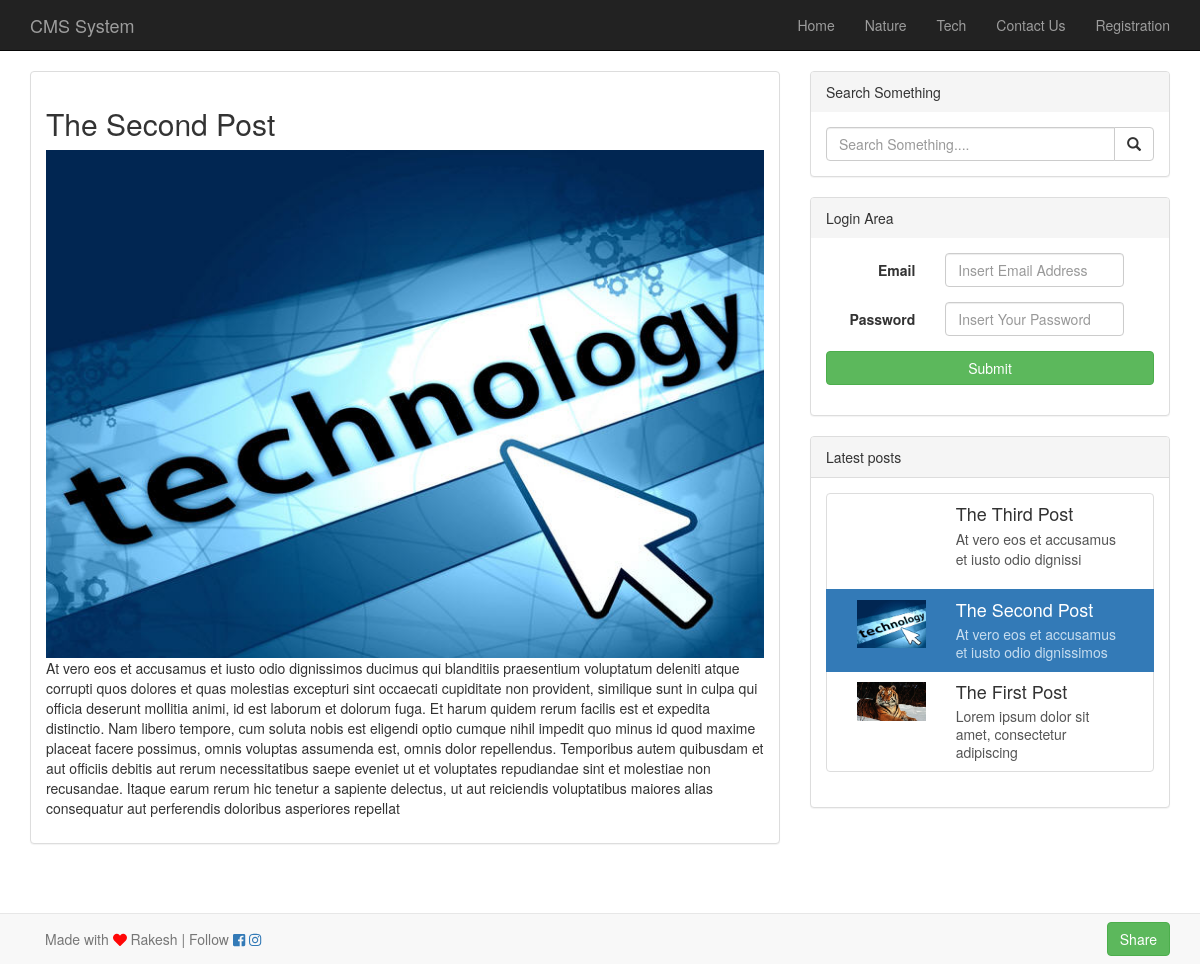
/post.php?post_id=2, run on the app's committed database.
### tables this page shows
CREATE TABLE `category` (
  `c_id` int(11) NOT NULL,
  `category_name` text NOT NULL
);

CREATE TABLE `posts` (
  `id` int(11) NOT NULL,
  `title` text NOT NULL,
  `description` text NOT NULL,
  `image` text NOT NULL,
  `category` text NOT NULL,
  `status` text NOT NULL,
  `date` timestamp NOT NULL DEFAULT CURRENT_TIMESTAMP ON UPDATE CURRENT_TIMESTAMP,
  `author` text NOT NULL
);

### post.php (the view)
<?php include 'includes/db.php';?>
<?php include 'includes/header.php';?>
<div class="container">
	<article class="row">
		<section class="col-lg-8">
			<?php
			if(isset($_GET['post_id'])){
				$sel_sql = "SELECT * FROM posts WHERE id = '$_GET[post_id]'";
				$run_sql = mysqli_query($conn,$sel_sql);
				while($rows = mysqli_fetch_assoc($run_sql)){
					echo '
						<div class="panel panel-default">
							<div class="panel-body">
								<div class="panel-header">
									<h2>'.$rows['title'].'</h2>
								</div>
								<img src="'.$rows['image'].'" width="100%">
								<p>'.$rows['description'].'</p>
							</div>
						</div>
					';
				}
			} else {
				echo '<div class="alert alert-danger">No Post You&apos;ve selected to Show!<a href="index.php">Click Here</a> to Select a Post</div>';
			}
			?>
		</section>
		<?php include 'includes/sidebar.php';?>
	</article>
</div>
<?php include 'includes/footer.php';?>

### includes/header.php (shortened to what this page needs)
<!DOCTYPE html>
<html>
	<head>
		<link rel="stylesheet" href="css/bootstrap.min.css">
	</head>
	<body>
<header class="navbar navbar-inverse navbar-static-top" >
	<div class="container">
		<a href="index.php" class="navbar-brand">CMS System</a>
		<ul class="nav navbar-nav navbar-right">
			<?php
				$class = $_SERVER['PHP_SELF'] == '/projects/cms/index.php' ? 'active' : '';
				echo '<li class="' . $class .'"><a href="index.php">Home</a>';
				$sel_cat = "SELECT * FROM category";
				$run_cat = mysqli_query($conn, $sel_cat);
				while($rows = mysqli_fetch_assoc($run_cat)) {
					if(isset($_GET['cat_id'])) {
						$class = $_GET['cat_id'] == $rows['c_id'] ? 'active' : '';
					} else {
						$class='';
					}
					echo '<li class="'.$class.'"><a href="menu.php?cat_id='.$rows['c_id'].'">'.ucfirst($rows['category_name']).'</a></li>';
				}
				$class = $_SERVER['PHP_SELF'] == '/projects/cms/contact.php' ? 'active' : '';
				echo '<li class="' . $class .'"><a href="contact.php">Contact Us</a>';
				$class = $_SERVER['PHP_SELF'] == '/projects/cms/registration.php' ? 'active' : '';
				echo '<li class="' . $class .'"><a href="registration.php">Registration</a>';
			?>
		</ul>
	</div>
</header>

### includes/sidebar.php
<aside class="col-lg-4">
	<form class="panel-group form-horizontal" action="search.php" role="form">
		<div class="panel panel-default">
			<div class="panel-heading">Search Something</div>
			<div class="panel-body">
				<div class="input-group">
					<input type="search" name="search" class="form-control" placeholder="Search Something....">
					<div class="input-group-btn">
						<button class="btn btn-default" name="search_submit" type="submit" value="submit"><i class="glyphicon glyphicon-search"></i></button>
					</div>
				</div>
			</div>
		</div>
	</form>
	<form class="panel-group form-horizontal" role="form" action="accounts/login.php" method="post">
		<div class="panel panel-default">
			<div class="panel-heading">Login Area</div>
			<div class="panel-body">
				<div class="form-group">
					<label for="username" class="control-label col-sm-4">Email</label>
					<div class="col-sm-7">
						<input type="text" id="username" placeholder="Insert Email Address" name="user_name" class="form-control">
					</div>
				</div>
				<div class="form-group">
					<label for="login_password" class="control-label col-sm-4">Password</label>
					<div class="col-sm-7">
						<input type="password" id="login_password" class="form-control" name="password" placeholder="Insert Your Password">
					</div>
				</div>
				<div class="form-group">
					<div class="col-sm-12">
						<input type="submit" class="btn btn-success btn-block" name="submit_login">
					</div>
				</div>
			</div>
		</div>
	</form>
	<div class="panel panel-default">
		<div class="panel-heading">Latest posts</div>
		<div class="panel-body">
			<div class="list-group">
				<?php
					$sel_side = "SELECT * FROM posts WHERE status = 'published' ORDER BY id DESC LIMIT 5";
					$run_side = mysqli_query($conn, $sel_side);
					while($rows = mysqli_fetch_assoc($run_side)){
						if(isset($_GET['post_id'])){
							$class = $_GET['post_id'] == $rows['id'] ? 'active' : '';
						} else {
							$class = '';
						}
						echo '
						<a href="post.php?post_id='.$rows['id'].'" class="list-group-item '.$class.'">
							<div class="col-sm-4">
								<img src="'.$rows['image'].'" width="100%">
							</div>
							<div class="col-sm-8">
								<h4 class="list-group-item-heading">'.$rows['title'].'</h4>
								<p class="list-group-item-text">'.substr($rows['description'], 0, 50).'</p>
							</div>
							<div style="clear:both;"></div>
						</a>
						';
					}
				?>
			</div>
		</div>
	</div>
</aside>

### includes/header.php (style rules this page uses)
body { padding-bottom: 100px; }

### data on the page
category: category_name "Nature"
category: category_name "Tech"
posts: title "The Second Post", image (picture), description "At vero eos et accusamus et iusto odio dignissimos ducimus qui blanditiis praesentium voluptatum deleniti atque corrupti quos dolores et quas molestias excepturi sint occaecati cupiditate non provident, similique sunt in culpa qui officia deserunt mollitia animi, id est laborum et dolorum fuga. Et harum quidem rerum facilis est et expedita distinctio. Nam libero tempore, cum soluta nobis est eligendi optio cumque nihil impedit quo minus id quod maxime placeat facere possimus, omnis voluptas assumenda est, omnis dolor repellendus. Temporibus autem quibusdam et aut officiis debitis aut rerum necessitatibus saepe eveniet ut et voluptates repudiandae sint et molestiae non recusandae. Itaque…", description "At vero eos et accusamus et iusto odio dignissimos"
posts: title "The Third Post", description "At vero eos et accusamus et iusto odio dignissi"
posts: image (picture), title "The First Post", description "Lorem ipsum dolor sit amet, consectetur adipiscing"
